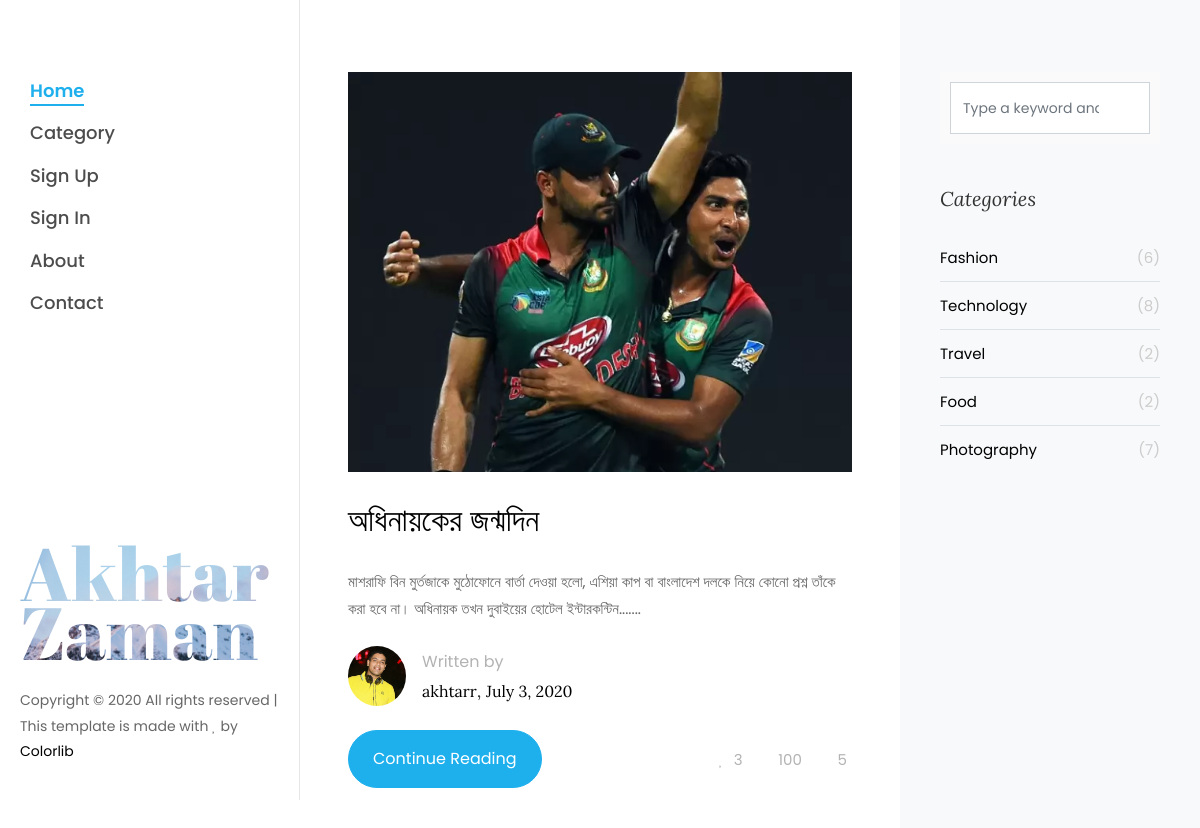
Before: /articles/category/2/ with the older database file.
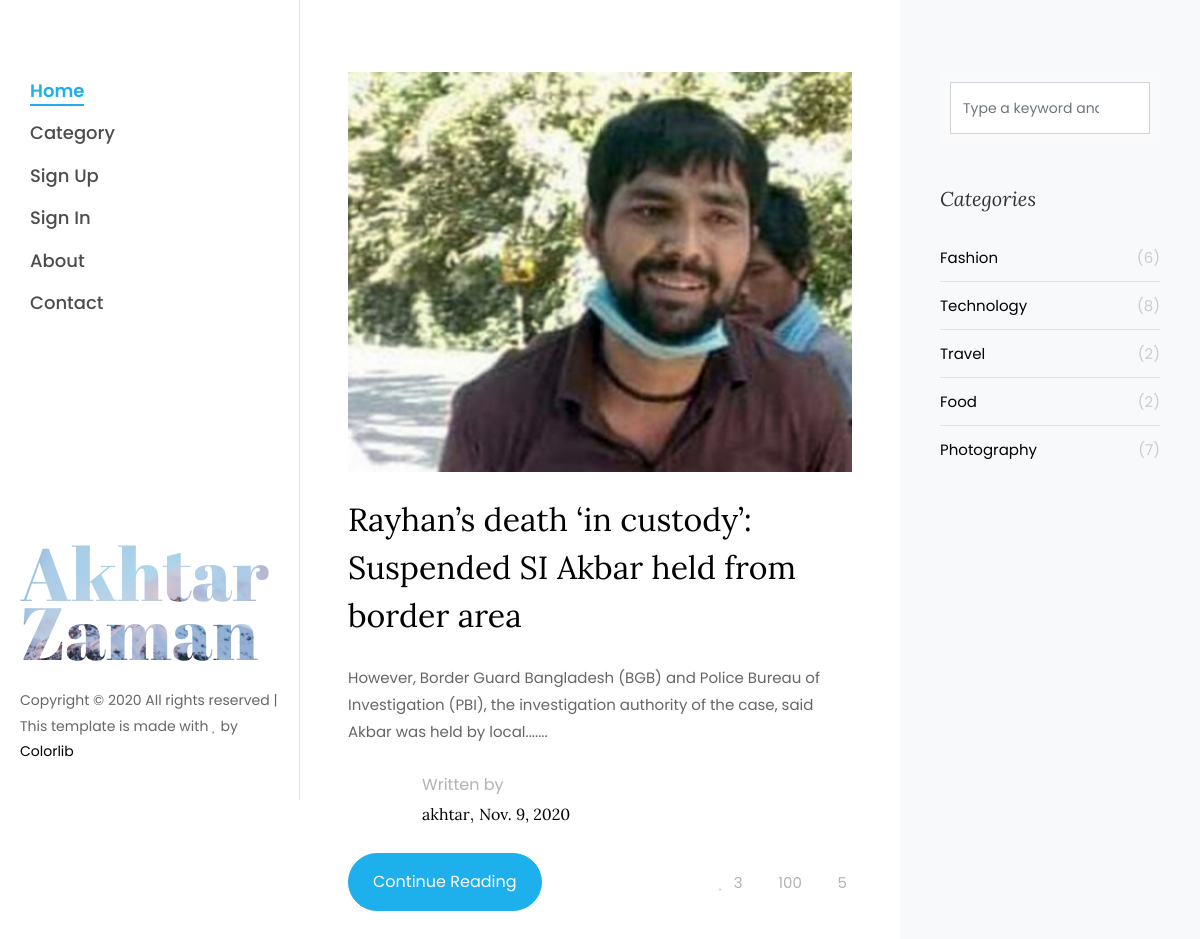
After: the same page with the newer database file.
### Articles/models.py (models this page shows, shortened)
class Blog_Articles(models.Model):
    Title= models.CharField(max_length=300, unique=True)
    Categorry = models.ForeignKey('Category', blank=True,  on_delete = models.CASCADE, null=True)
    Description = models.TextField()
    author = models.ForeignKey(Custom_User_Model, default= None, on_delete = models.CASCADE)
    Date = models.DateField(auto_now_add=True)
    Image = models.ImageField(default='default.jpeg', blank=True)
    Status = models.CharField(max_length=1, choices=STATUS_CHOICES)
    def snippet(self):
        return self.Description[:150]+'.......'

### Accounts/models.py (models this page shows)
class Custom_User_Model(AbstractUser):
    Full_Name = models.CharField(max_length=100 )
    email = models.EmailField(max_length=255, unique=True)
    Age = models.IntegerField(null=True)
    Occupation = models.CharField(max_length=100 )
    Image = models.ImageField(default='default.jpeg', blank=True)
    def __str__(self):
        return self.username

### Articles/views.py (the view)
# urls.py: path('category/<int:id>/', views.Blog_Articles_By_Category, name='categoryView'),
def Blog_Articles_By_Category(request, id):
    category = Category.objects.get(id=id)
    categorical_articles = Blog_Articles.objects.filter(Categorry=category)
    page = request.GET.get('page', 1)
    paginator = Paginator(categorical_articles, 2)
    try:
        Blog_Posts = paginator.page(page)
    except PageNotAnInteger:
        Blog_Posts = paginator.page(1)
    except EmptyPage:
        Blog_Posts = paginator.page(paginator.num_pages)
    return render (request, 'Articles_by_category.html', {'Blog_Posts':Blog_Posts})

### templates/Articles_by_category.html (shortened to what this page needs)
{% extends 'base.html' %} {% load static %} {% block content %}
<div class="col-xl-8 px-md-5 py-5">
    <div class="row pt-md-4">
        {% for item in Blog_Posts %}
        <div class="col-md-12">
            <div class="blog-entry-2 ftco-animate">
                <a href="{% url 'FullArticle' item.id %}" class="img" style="background-image: url('{{item.Image.url}}');"></a>
                <div class="text pt-4">
                    <h3 class="mb-4"><a href="{% url 'FullArticle' item.id %}">{{ item.Title }}</a></h3>
                    <p class="mb-4">{{item.snippet}}</p>
                    <div class="author mb-4 d-flex align-items-center">
                        <a href="#" class="img" style="background-image: url('{{item.author.Image.url}}');"></a>
                        <div class="ml-3 info">
                            <span>Written by</span>
                            <h3><span>{{ item.author }}</span>, <span>{{ item.Date }}</span></h3>
                        </div>
                    </div>
                    <div class="meta-wrap d-md-flex align-items-center">
                        <div class="half order-md-last text-md-right">
                            <p class="meta">
                                <span><i class="icon-heart"></i>3</span>
                                <span><i class="icon-eye"></i>100</span>
                                <span><i class="icon-comment"></i>5</span>
                            </p>
                        </div>
                        <div class="half">
                            <p><a href="{% url 'FullArticle' item.id %}" class="btn btn-primary p-3 px-xl-4 py-xl-3">Continue Reading</a></p>
                        </div>
                    </div>
                </div>
            </div>
        </div>
        {% endfor %}
    </div>
</div>
<div class="col-xl-4 sidebar ftco-animate bg-light pt-5">
    <div class="sidebar-box pt-md-4">
        <form action="#" class="search-form">
            <div class="form-group">
                <span class="icon icon-search"></span>
                <input type="text" class="form-control" placeholder="Type a keyword and hit enter">
            </div>
        </form>
    </div>
    <div class="sidebar-box ftco-animate">
        <h3 class="sidebar-heading">Categories</h3>
        <ul class="categories">
            <li><a href="#">Fashion <span>(6)</span></a></li>
            <li><a href="#">Technology <span>(8)</span></a></li>
            <li><a href="#">Travel <span>(2)</span></a></li>
            <li><a href="#">Food <span>(2)</span></a></li>
            <li><a href="#">Photography <span>(7)</span></a></li>
        </ul>
    </div>
</div>
{% endblock content %}

Changed rows visible on the page:
removed Blog_Articles: Image (picture), Title "অধিনায়কের জন্মদিন", snippet "মাশরাফি বিন মুর্তজাকে মুঠোফোনে বার্তা দেওয়া হলো, এশিয়া কাপ বা বাংলাদেশ দলকে নিয়ে কোনো প্রশ্ন তাঁকে করা হবে না। অধিনায়ক তখন দুবাইয়ের হোটেল ইন্টারকন্টিন.......", author.Image (picture), author "akhtarr", Date "July 3, 2020"
added Blog_Articles: Image (picture), Title "Rayhan’s death ‘in custody’: Suspended SI Akbar held from border area", snippet "However, Border Guard Bangladesh (BGB) and Police Bureau of Investigation (PBI), the investigation authority of the case, said Akbar was held by local.......", author "akhtar", Date "Nov. 9, 2020"
